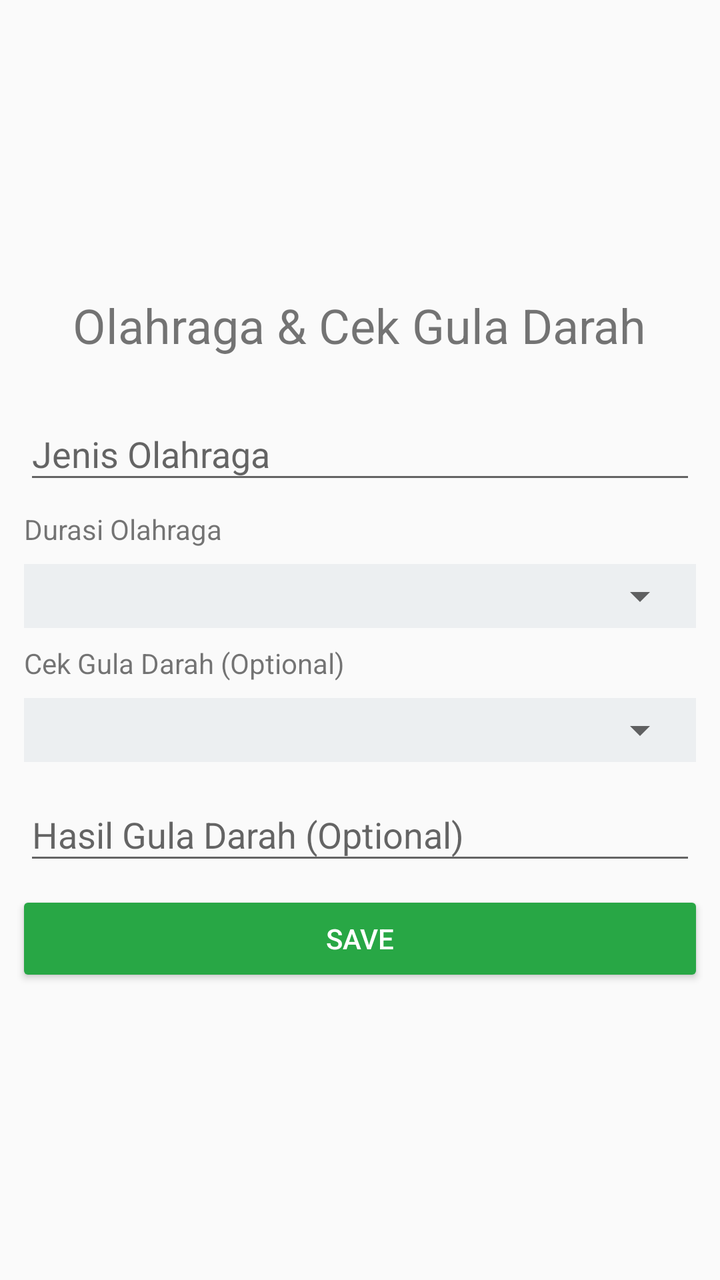
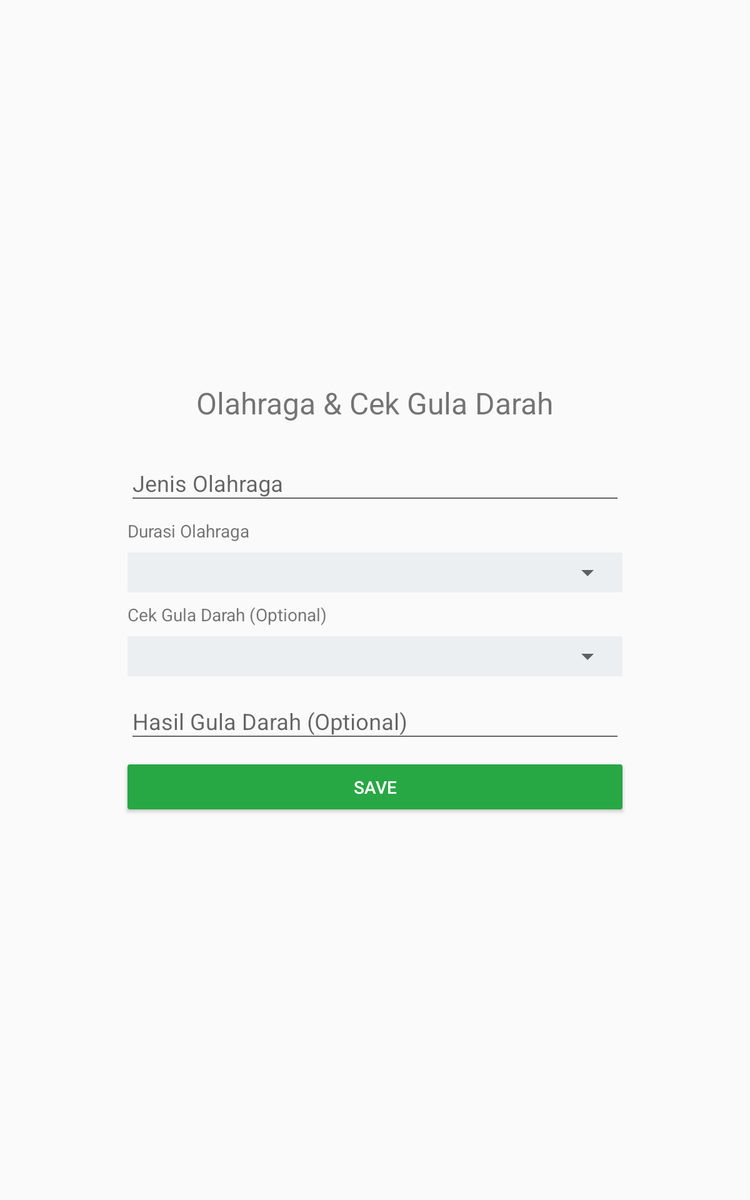

The same Android screen from two of the app's own layout files: first res/layout/ as a phone draws it, then the repository's variant for another configuration, drawn on a device whose configuration selects that folder. Both files follow.
<!-- AndroidManifest.xml: application theme AppTheme -->
<!-- res/layout/fragment_olahraga.xml -->
<?xml version="1.0" encoding="utf-8"?>
<androidx.coordinatorlayout.widget.CoordinatorLayout
    xmlns:android="http://schemas.android.com/apk/res/android"
    android:layout_width="match_parent"
    android:layout_height="match_parent"
    xmlns:app="http://schemas.android.com/apk/res-auto"
    xmlns:tools="http://schemas.android.com/tools"
    android:id="@+id/_olahraga">

    <RelativeLayout
        android:layout_width="match_parent"
        android:layout_height="match_parent">

        <ScrollView
            android:layout_width="match_parent"
            android:layout_height="match_parent"
            android:scrollbars="vertical"
            tools:ignore="UselessParent">

            <LinearLayout
                android:layout_width="match_parent"
                android:layout_height="wrap_content"
                android:layout_margin="8dp"
                android:gravity="center"
                android:layout_gravity="center"
                android:orientation="vertical">

                <TextView
                    android:layout_width="wrap_content"
                    android:layout_height="wrap_content"
                    android:textSize="24sp"
                    android:layout_marginTop="16dp"
                    android:layout_marginBottom="16dp"
                    android:text="Olahraga &amp; Cek Gula Darah"/>

                <com.google.android.material.textfield.TextInputLayout
                    android:layout_width="match_parent"
                    android:layout_height="wrap_content">

                    <EditText
                        android:id="@+id/_input_jenis_olahraga"
                        android:layout_width="match_parent"
                        android:layout_height="wrap_content"
                        android:layout_margin="4dp"
                        android:hint="Jenis Olahraga"
                        android:inputType="text" />
                </com.google.android.material.textfield.TextInputLayout>

                <TextView
                    android:layout_width="match_parent"
                    android:layout_height="wrap_content"
                    android:layout_margin="4dp"
                    android:text="Durasi Olahraga" />

                <LinearLayout
                    android:layout_width="match_parent"
                    android:layout_height="wrap_content"
                    android:layout_margin="4dp"
                    android:background="#ECEFF1"
                    android:orientation="vertical"
                    android:padding="4dp">

                    <Spinner
                        android:id="@+id/_input_durasi_olahraga"
                        android:layout_width="match_parent"
                        android:layout_height="wrap_content"/>

                </LinearLayout>

                <TextView
                    android:layout_width="match_parent"
                    android:layout_height="wrap_content"
                    android:layout_margin="4dp"
                    android:text="Cek Gula Darah (Optional)" />

                <LinearLayout
                    android:layout_width="match_parent"
                    android:layout_height="wrap_content"
                    android:layout_margin="4dp"
                    android:background="#ECEFF1"
                    android:orientation="vertical"
                    android:padding="4dp">

                    <Spinner
                        android:id="@+id/_input_cek_gula_darah"
                        android:layout_width="match_parent"
                        android:layout_height="wrap_content"/>

                </LinearLayout>

                <com.google.android.material.textfield.TextInputLayout
                    android:layout_width="match_parent"
                    android:layout_height="wrap_content">

                    <EditText
                        android:id="@+id/_input_hasil_cek_gula_darah"
                        android:layout_width="match_parent"
                        android:layout_height="wrap_content"
                        android:layout_margin="4dp"
                        android:hint="Hasil Gula Darah (Optional)"
                        android:inputType="number"/>
                </com.google.android.material.textfield.TextInputLayout>

                <Button
                    android:id="@+id/_btn_save"
                    android:layout_width="match_parent"
                    android:layout_height="wrap_content"
                    android:layout_marginTop="4dp"
                    android:layout_marginBottom="16dp"
                    android:layout_gravity="bottom"
                    android:text="Save"
                    app:backgroundTint="@color/colorP1"
                    style="@style/Widget.AppCompat.Button.Colored"/>
            </LinearLayout>
        </ScrollView>
    </RelativeLayout>
</androidx.coordinatorlayout.widget.CoordinatorLayout>
<!-- resources referenced by this layout -->
<resources>
  <color name="colorP1">#28a745</color>
  <!-- from res/values-v21/ -->
  <style name="AppTheme" parent="Theme.AppCompat.Light.DarkActionBar">
          
          <item name="colorPrimary">@color/colorPrimary</item>
          <item name="colorPrimaryDark">@color/colorPrimaryDark</item>
          <item name="colorAccent">@color/colorAccent</item>
  
          <item name="android:windowContentTransitions">true</item>
      </style>
  <color name="colorPrimary">#008577</color>
  <color name="colorPrimaryDark">#00574B</color>
  <color name="colorAccent">#007bff</color>
</resources>
<!-- res/layout-sw600dp/fragment_olahraga.xml (the repository's variant of the layout above) -->
<!-- drawn on a 7-inch tablet held upright -->
<?xml version="1.0" encoding="utf-8"?>
<android.support.design.widget.CoordinatorLayout
    xmlns:android="http://schemas.android.com/apk/res/android"
    android:layout_width="420dp"
    android:layout_height="match_parent"
    android:layout_gravity="center"
    xmlns:app="http://schemas.android.com/apk/res-auto"
    xmlns:tools="http://schemas.android.com/tools"
    android:id="@+id/_olahraga">

    <RelativeLayout
        android:layout_width="match_parent"
        android:layout_height="match_parent">

        <ScrollView
            android:layout_width="match_parent"
            android:layout_height="match_parent"
            android:scrollbars="vertical"
            tools:ignore="UselessParent">

            <LinearLayout
                android:layout_width="match_parent"
                android:layout_height="wrap_content"
                android:layout_margin="8dp"
                android:gravity="center"
                android:layout_gravity="center"
                android:orientation="vertical">

                <TextView
                    android:layout_width="wrap_content"
                    android:layout_height="wrap_content"
                    android:textSize="24sp"
                    android:layout_marginTop="16dp"
                    android:layout_marginBottom="16dp"
                    android:text="Olahraga &amp; Cek Gula Darah"/>

                <android.support.design.widget.TextInputLayout
                    android:layout_width="match_parent"
                    android:layout_height="wrap_content">

                    <EditText
                        android:id="@+id/_input_jenis_olahraga"
                        android:layout_width="match_parent"
                        android:layout_height="wrap_content"
                        android:layout_margin="4dp"
                        android:hint="Jenis Olahraga"
                        android:inputType="text" />
                </android.support.design.widget.TextInputLayout>

                <TextView
                    android:layout_width="match_parent"
                    android:layout_height="wrap_content"
                    android:layout_margin="4dp"
                    android:text="Durasi Olahraga" />

                <LinearLayout
                    android:layout_width="match_parent"
                    android:layout_height="wrap_content"
                    android:layout_margin="4dp"
                    android:background="#ECEFF1"
                    android:orientation="vertical"
                    android:padding="4dp">

                    <Spinner
                        android:id="@+id/_input_durasi_olahraga"
                        android:layout_width="match_parent"
                        android:layout_height="wrap_content"/>

                </LinearLayout>

                <TextView
                    android:layout_width="match_parent"
                    android:layout_height="wrap_content"
                    android:layout_margin="4dp"
                    android:text="Cek Gula Darah (Optional)" />

                <LinearLayout
                    android:layout_width="match_parent"
                    android:layout_height="wrap_content"
                    android:layout_margin="4dp"
                    android:background="#ECEFF1"
                    android:orientation="vertical"
                    android:padding="4dp">

                    <Spinner
                        android:id="@+id/_input_cek_gula_darah"
                        android:layout_width="match_parent"
                        android:layout_height="wrap_content"/>

                </LinearLayout>

                <android.support.design.widget.TextInputLayout
                    android:layout_width="match_parent"
                    android:layout_height="wrap_content">

                    <EditText
                        android:id="@+id/_input_hasil_cek_gula_darah"
                        android:layout_width="match_parent"
                        android:layout_height="wrap_content"
                        android:layout_margin="4dp"
                        android:hint="Hasil Gula Darah (Optional)"
                        android:inputType="number"/>
                </android.support.design.widget.TextInputLayout>

                <Button
                    android:id="@+id/_btn_save"
                    android:layout_width="match_parent"
                    android:layout_height="wrap_content"
                    android:layout_marginTop="4dp"
                    android:layout_marginBottom="16dp"
                    android:text="Save"
                    app:backgroundTint="@color/colorP1"
                    style="@style/Widget.AppCompat.Button.Colored"/>
            </LinearLayout>
        </ScrollView>
    </RelativeLayout>
</android.support.design.widget.CoordinatorLayout>
<!-- resources referenced by the variant -->
<!-- as a 7-inch tablet held upright resolves them -->
<resources>
  <color name="colorP1">#28a745</color>
  <!-- from res/values-sw600dp-v21/ -->
  <style name="AppTheme" parent="Theme.AppCompat.Light.DarkActionBar">
          
          <item name="colorPrimary">@color/colorPrimary</item>
          <item name="colorPrimaryDark">@color/colorPrimaryDark</item>
          <item name="colorAccent">@color/colorAccent</item>
  
          <item name="android:windowContentTransitions">true</item>
      </style>
  <color name="colorPrimary">#008577</color>
  <color name="colorPrimaryDark">#00574B</color>
  <color name="colorAccent">#007bff</color>
</resources>
